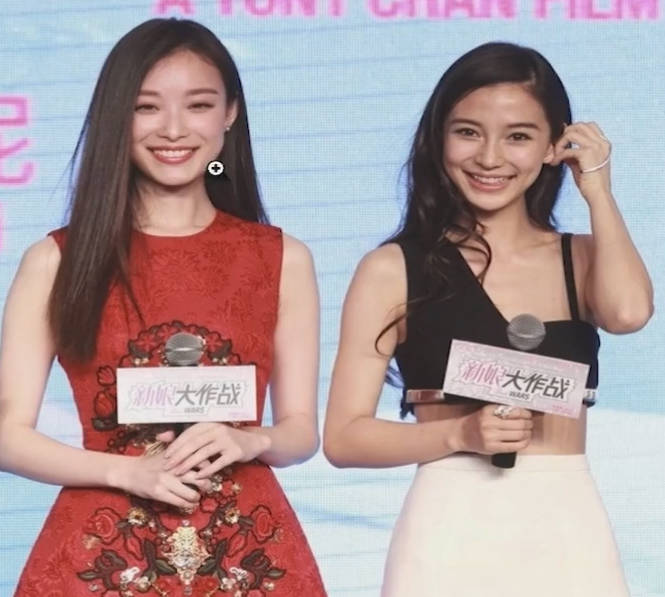
#> input picture jiqixx/1.jpg, 665 x 597 px, given in place of the camera
$ python che.py
#> lines starting #> are read from the running program, lines starting #| are printed output that depends on the picture
# USAGE
# python opencv_haar_cascades.py --cascades cascades

# 导入必要的包
import argparse
import os  # 不同系统路径分隔符
import time  # sleep 2秒

import cv2  # opencv绑定
import imutils
from imutils.video import VideoStream  # 访问网络摄像头

# 构建命令行参数及解析
# --cascades 级联检测器的路径
ap = argparse.ArgumentParser()
ap.add_argument("-c", "--cascades", type=str, default="cascades",
                help="path to input directory containing haar cascades")
args = vars(ap.parse_args())

# 初始化字典，并保存Haar级联检测器名称及文件路径
detectorPaths = {
    "face": cv2.data.haarcascades +"haarcascade_frontalface_alt2.xml",
    "eyes": cv2.data.haarcascades +"haarcascade_eye.xml",
    "smile": cv2.data.haarcascades +"haarcascade_smile.xml",
}

# 初始化字典以保存多个Haar级联检测器
print("[INFO] loading haar cascades...")
detectors = {}

# 遍历检测器路径
for (name, path) in detectorPaths.items():
    # 加载Haar级联检测器并保存到map
    path = os.path.sep.join([args["cascades"], path])
    detectors[name] = cv2.CascadeClassifier(path)

# 初始化视频流，允许摄像头预热2s
print("[INFO] starting video stream...")
vs = VideoStream(src=0).start()
time.sleep(2.0)

# 遍历视频流的每一帧
while True:
    # 获取视频流的每一帧，缩放，并转换灰度图
    frame = vs.read()
#> frame is the input picture: shape (597, 665, 3); mean B, G, R 155.3, 153.6, 173.9
    frame = imutils.resize(frame, width=500)
#> frame: shape (448, 500, 3)
    gray = cv2.cvtColor(frame, cv2.COLOR_BGR2GRAY)
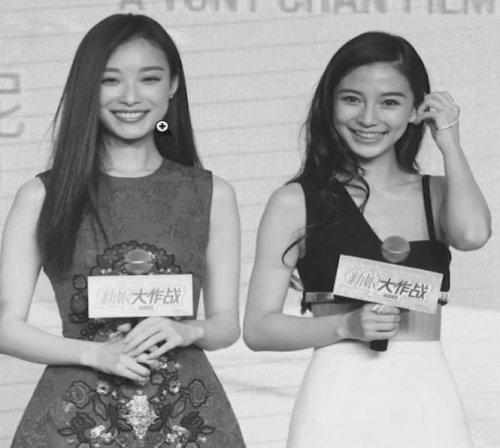
#> gray: shape (448, 500); min 19, max 247, mean 159.8

    # 使用合适的Haar检测器执行面部检测
    faceRects = detectors["face"].detectMultiScale(
        gray, scaleFactor=1.05, minNeighbors=5, minSize=(30, 30),
        flags=cv2.CASCADE_SCALE_IMAGE)
#> faceRects = [[325, 66, 89, 89], [86, 45, 90, 90]]

    # 遍历检测到的所有面部
    for (fX, fY, fW, fH) in faceRects:
        # 提取面部ROI
        faceROI = gray[fY:fY + fH, fX:fX + fW]

        # 在面部ROI应用左右眼级联检测器
        eyeRects = detectors["eyes"].detectMultiScale(
            faceROI, scaleFactor=1.1, minNeighbors=10,
            minSize=(15, 15), flags=cv2.CASCADE_SCALE_IMAGE)

        # 在面部ROI应用嘴部检测
        smileRects = detectors["smile"].detectMultiScale(
            faceROI, scaleFactor=1.1, minNeighbors=10,
            minSize=(15, 15), flags=cv2.CASCADE_SCALE_IMAGE)

        # 遍历眼睛边界框
        for (eX, eY, eW, eH) in eyeRects:
            # 绘制眼睛边界框（红色）
            ptA = (fX + eX, fY + eY)
            ptB = (fX + eX + eW, fY + eY + eH)
            cv2.rectangle(frame, ptA, ptB, (0, 0, 255), 2)

        # 遍历嘴部边界框
        for (sX, sY, sW, sH) in smileRects:
            # 绘制嘴边界框（蓝色）
            ptA = (fX + sX, fY + sY)
            ptB = (fX + sX + sW, fY + sY + sH)
            cv2.rectangle(frame, ptA, ptB, (255, 0, 0), 2)

        # 绘制面部边界框（绿色）
        cv2.rectangle(frame, (fX, fY), (fX + fW, fY + fH),
                      (0, 255, 0), 2)
#> this loop made 2 passes
#> (fX, fY, fW, fH, eyeRects, smileRects) on passes 1 to 2: (325, 66, 89, 89, [[14, 21, 26, 26], [53, 26, 23, 23]], [[20, 55, 49, 24]]), (86, 45, 90, 90, [[51, 23, 23, 23]], [[21, 57, 48, 24]])
#> pass 1, `faceROI = gray[fY:fY + fH, fX:fX + fW]`:
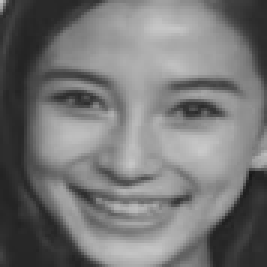
#> faceROI: shape (89, 89) (shown 3 times larger); min 23, max 201, mean 117.1
#> pass 2, `faceROI = gray[fY:fY + fH, fX:fX + fW]`:
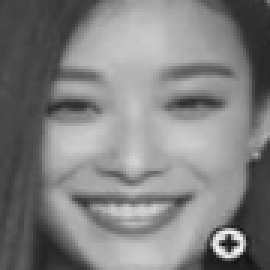
#> faceROI: shape (90, 90) (shown 3 times larger); min 19, max 247, mean 128.5
#> after the loop:
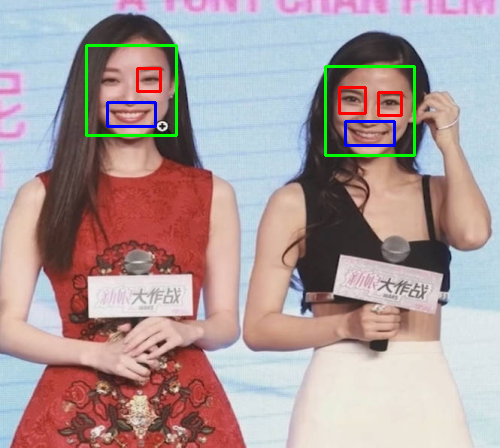
#> frame: shape (448, 500, 3); mean B, G, R 154.6, 154.3, 172.6

    # 展示输出帧
    cv2.imshow("Frame", frame)
    key = cv2.waitKey(1) & 0xFF
#> (key q is pressed here)
    # 按下‘q’键，退出循环
    if key == ord("q"):
        break

# 清理工作
cv2.destroyAllWindows()
vs.stop()
